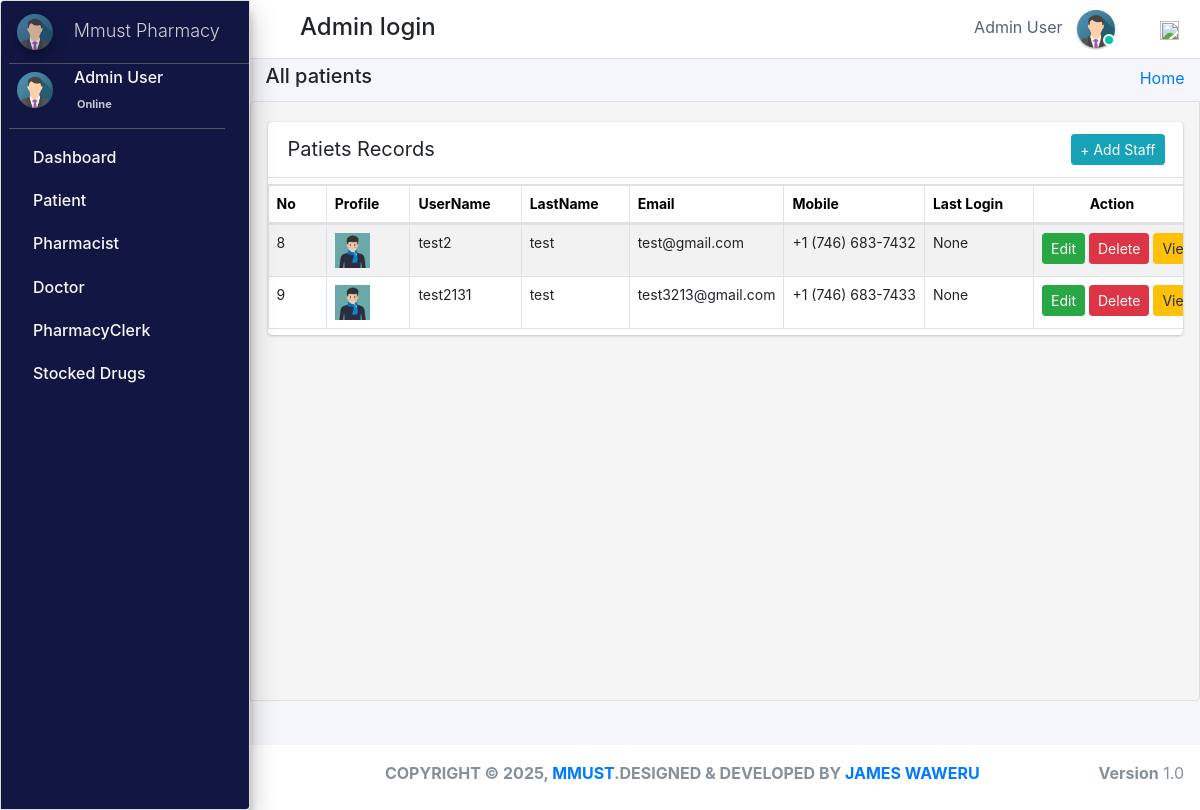
/admin_user/all_patients/ (signed in), run on the app's committed database.
### pharmacy/models.py (models this page shows, shortened)
class CustomUser(AbstractUser):
    user_type_data = ((1, "AdminHOD"), (2, "Pharmacist"), (3, "Doctor"), (4, "PharmacyClerk"),(5, "Patients"))
    user_type = models.CharField(default=1, choices=user_type_data, max_length=10)

class AdminHOD(models.Model):
    gender_category=(
        ('Male','Male'),
        ('Female','Female'),
    )
    admin = models.OneToOneField(CustomUser,null=True, on_delete = models.CASCADE)
    emp_no= models.CharField(max_length=100,null=True,blank=True)
    gender=models.CharField(max_length=100,null=True,choices=gender_category)
    mobile=models.CharField(max_length=10,null=True,blank=True)
    address=models.CharField(max_length=300,null=True,blank=True)
    profile_pic=models.ImageField(default="admin.png",null=True,blank=True)
    created_at = models.DateTimeField(auto_now_add=True)
    updated_at = models.DateTimeField(auto_now=True)
    date_employed=models.DateTimeField(auto_now_add=True, auto_now=False)
    objects = models.Manager()

class Patients(models.Model):
    gender_category=(
        ('Male','Male'),
        ('Female','Female'),
    )
    admin = models.OneToOneField(CustomUser,null=True, on_delete = models.CASCADE)
    reg_no=models.CharField(max_length=30,null=True,blank=True,unique=True)
    gender=models.CharField(max_length=7,null=True,blank=True,choices=gender_category)
    first_name=models.CharField(max_length=20,null=True,blank=True)
    last_name=models.CharField(max_length=20,null=True,blank=True)
    dob=models.DateTimeField(auto_now_add= False, auto_now=False,null=True,blank=True)
    phone_number=models.CharField(max_length=10,null=True,blank=True)
    profile_pic=models.ImageField(default="patient.jpg",null=True,blank=True)
    age= models.IntegerField(default='0', blank=True, null=True)
    address=models.CharField(max_length=300,null=True,blank=True)
    date_admitted=models.DateTimeField(auto_now_add=True, auto_now=False)
    last_updated = models.DateTimeField(auto_now_add=False, auto_now=True)

### pharmacy/HODViews.py (the view, shortened to what this page needs)
# urls.py: path('admin_user/all_patients/',HODViews.all_patients,name='all_patients'),
def all_patients(request):
    form=PatientSearchForm1(request.POST or None)
    patients=Patients.objects.all()
    context={
        "patients":patients,
        "form":form,
        "title":"Admitted Patients"
    }
    return render(request,'hod_templates/admited_patients.html',context)

### pharmacy/LoginCheckMiddleWare.py (called while the page is built)
    def process_view(self, request, view_func, view_args, view_kwargs):
        modulename = view_func.__module__
        user = request.user
        if user.is_authenticated:
            user_type = user.user_type
            allowed_modules = ["pharmacy.views", "django.views.static"]
            if user_type in self.USER_TYPE_VIEWS:
                allowed_modules.append(self.USER_TYPE_VIEWS[user_type][0])
                redirect_view = self.USER_TYPE_VIEWS[user_type][1] if len(self.USER_TYPE_VIEWS[user_type]) > 1 else None
                if modulename not in allowed_modules and redirect_view:
                    return redirect(redirect_view)
            else:
                return redirect("login")
        elif request.path != reverse("login"):
            return redirect("login")
        return None

### pharmacy/templates/hod_templates/admited_patients.html (shortened to what this page needs)
{% extends 'hod_templates/base_template.html'%}
{% load static %}
{% block page_title %}
<h5>All patients</h5>
{% endblock page_title %}
{% block main_content %}
<section class="content">
    <div class="row">
        <div class="col-md-12 px-3">
            <div class="card card-primar sc">
                <div class="card-header">
                    <span>Patiets Records</span>
                   <div class="card-tools d-flex">
                <a class="btn btn-sm btn-info mr-2" href="{% url 'patient_form' %}" role="button">+ Add Staff</a>
            </div>
                </div>
                <table  class="table table-bordered table-hover dataTable" id="plist">
                    <thead>
                            <tr>
                                    <th>No</th>
                                    <th>Profile</th>
                                    <th>UserName</th>
                                    <th>LastName</th>
                                    <th>Email</th>
                                    <th>Mobile</th>
                                     <th>Last Login</th>
                                     <th class="text-center">Action</th>
                            </tr>
                    </thead>
                    <tbody>
                            {% for patient in patients %}
                            <tr class="hov"> <td>{{patient.admin.id}}</td>
                                <td> <img src="{{patient.profile_pic.url}}" class="" width="35" height="35" alt=""></td>
                                <td>{{patient.admin}}</td>
                                <td>{{patient.admin.last_name}}</td>
                                <td>{{patient.admin.email}}</td>
                                <td>{{patient.phone_number}}</td>
                                <td>{{patient.admin.last_login}}</td>
                                <td><a href="{% url 'edit_patient' patient.admin.id %}" class="btn btn-sm btn-success">Edit</a>
                                    <a href="{% url 'delete_patient' patient.id %}" class="btn btn-sm btn-danger">Delete</a></<a>
                                    <a href="{% url 'patient_record' patient.id %}" class="btn btn-sm btn-warning">View</a></td>
                            </tr>
                            {% endfor %}
                    </tbody>
                </table>
            </div>
        </div>
    </div>
</section>
{% endblock %}

### pharmacy/templates/hod_templates/base_template.html (shortened to what this page needs)
{% extends 'base_file.html' %} {% block htm %}
<body class="hold-transition sidebar-mini layout-fixed">
    <div class="wrapper">
        <nav class="main-header navbar navbar-expand navbar-white navbar-light">
            <ul class="navbar-nav">
                <li class="nav-item">
                    <a class="nav-link" data-widget="pushmenu" href="#" role="button"></a>
                </li>
            </ul>
            <h4 style="margin-left: 10px; margin-top: 5px;">Admin login </h4>
            <ul class="navbar-nav ml-auto">
                <li class="mx-3">
                    <a href="#" class="sm-submenu-with-image a">
                        <span>{{user.first_name}}  {{user.last_name}}</span>
                        <img src="{{request.user.adminhod.profile_pic.url}}" class="img-circle elevation-1" width="38" height="38" alt="">
                        <span class="avatar-status avatar-sm-status avatar-status-success"></span>
                    </a>
                </li>
                <li class="nav-item dropdown ml-3 low">
                    <a href="#" class="btn btn-outlined btn-black text-muted bg-transparent " data-toggle="dropdown" aria-expanded="false" data-wow-delay="0.7s"><img src="https://img.icons8.com/ios/50/000000/settings.png" width="19" height="19">
                    </a>
                </li>
            </ul>
        </nav>
        {% include 'hod_templates/sidebar.html'%}
        <div class="content-wrapper">
            <div class="content-header">
                <div class="container-fluid">
                    <div class="row ">
                        <div class="col-sm-6">
                            <h1 class="m-0 text-dark">
                                {% block page_title %} {% endblock page_title %}
                            </h1>
                        </div>
                        <div class="col-sm-6 ">
                            <ol class="breadcrumb float-sm-right">
                                <li class="breadcrumb-item"><a href="">Home</a></li>
                            </ol>
                        </div>
                    </div>
                </div>
            </div>
            {% block main_content %} {% endblock main_content %}
        </div>
        {% include 'hod_templates/footer.html'%}
    </div>
    {% endblock htm %}

### pharmacy/templates/hod_templates/sidebar.html (shortened to what this page needs)
<aside class="main-sidebar sidebar-dark-primary elevation-4">
    <a href="" class="brand-link ml-2">
        <img src="{{request.user.adminhod.profile_pic.url}}" alt="" width="36" height="36" class=" img-circle elevation-3" style="opacity: .8">
        <span class="brand-text font-weight-light mt-1 ml-3 mmust">Mmust Pharmacy</span>
    </a>
    <div class="sidebar">
        <div class="user-panel mr-3">
            <div class="pull-left image sm-submenu-with-image a ml-2 ">
                <img src="{{request.user.adminhod.profile_pic.url}}" class="img-circle mt-2" width="36" height="36" alt="User Image">
            </div>
            <div class="pull-left info">
                <p>{{user.first_name}} {{user.last_name}}</p>
                <a href="#"> Online</a>
            </div>
        </div>
        <nav class="mt-2">
            <ul class="nav nav-pills nav-sidebar flex-column" data-widget="treeview" role="menu" data-accordion="false">
                <li class="nav-item">
                    <a href="{% url  'admin_dashboard' %}" class="nav-link">
                        <p>
                            Dashboard
                        </p>
                    </a>
                </li>
                <li class="nav-item">
                    <a href="#" class="nav-link">
                        <p>
                            Patient
                        </p>
                    </a>
                </li>
                <li class="nav-item">
                    <a href="#" class="nav-link">
                        <p>
                            Pharmacist
                        </p>
                    </a>
                </li>
                <li class="nav-item">
                    <a href="#" class="nav-link">
                        <p>
                            Doctor
                        </p>
                    </a>
                </li>
                <li class="nav-item">
                    <a href="#" class="nav-link">
                        <p>
                            PharmacyClerk
                        </p>
                    </a>
                </li>
                <li class="nav-item">
                    <a href="#" class="nav-link">
                        <p>
                            Stocked Drugs
                        </p>
                    </a>
                </li>
            </ul>
        </nav>
    </div>
</aside>

### static/css/main.css (style rules this page uses)
html { font-family: sans-serif; line-height: 1.15; -webkit-text-size-adjust: 100%; -webkit-tap-highlight-color: transparent; }
body { overflow-y: hidden; overflow-x: hidden; font-family: -apple-system, BlinkMacSystemFont, "Segoe UI", Roboto, "Helvetica Neue", Arial, "Noto Sans", sans-serif, "Apple Color Emoji", "Segoe UI Emoji", "Segoe UI Symbol", "Noto Color Emoji" !important; }
th { color: rgb(0, 0, 0); font-size: 14px !important; }
.content { background-color: #f5f5f5; border: 1px solid #dddddd; border-radius: 4px 0px 4px 0px; left: -1px; padding: 10px 7px 5px; }
.main-sidebar { background: #ffffff; border: 1px solid #dddddd; border-radius: 4px 0px 4px 0px; font-weight: bold; }
.content { height: 75vh; overflow-y: scroll; overflow-x: hidden; }
.sc { white-space: nowrap; display: block; overflow-x: hidden !important; }
.content .row { margin-top: 20px !important; }
.main-sidebar { background-color: #121642 !important; color: white !important; }
.main-sidebar p { color: #f8f8f8 !important; font-weight: 500 !important }
td { font-size: 14px !important; }
.hov { transition: transform .5s; }
.avatar-status { position: absolute; bottom: 12px; right: 75.4px; display: -ms-inline-flexbox; display: inline-flex; -ms-flex-negative: 0; flex-shrink: 0; -ms-flex-pack: center; justify-content: center; -ms-flex-align: center; align-items: center; white-space: nowrap; text-align: center; vertical-align: baseline; font-weight: 600; border: .125rem solid #fff; width: 12px; height: 12px; line-height: 1; font-size: .71094rem; border-radius: 50%; }
.avatar-status-success { color: #fff; background-color: #00c9a7; }
.card-header span { font-size: 20px !important; }
.table>tbody>tr>td, .table>tbody>tr>th, .table>tfoot>tr>td, .table>tfoot>tr>th, .table>thead>tr>td, .table>thead>tr>th { padding: 8px; line-height: 1.42857143; vertical-align: top; }
.pull-left { float: left; }
.pull-left { float: left!important; }
.user-panel>.info { padding: 5px 5px 5px 15px; line-height: 1; position: absolute; left: 55px; }
.user-panel>.info>p { font-weight: 600; margin-bottom: 9px; }
p { margin: 0 0 10px; }
.user-panel { padding-bottom: 20px; }
.user-panel:after { clear: both; }
.user-panel:before, .user-panel:after { content: " "; display: table; }
.user-panel>.info>a { text-decoration: none; padding-right: 5px; margin-top: 3px; font-size: 11px; overflow: hidden; white-space: nowrap; }
.mmust { overflow: hidden; white-space: nowrap; font-size: 18px; }
.table { background: white !important; }
.container-fluid { width: 100%; padding-right: 15px; padding-left: 15px; margin-right: auto; margin-left: auto; }
.row { display: flex; flex-wrap: wrap; margin-right: -15px; margin-left: -15px; }
.d-flex { display: flex !important; z-index: 44; }
.d-flex { display: flex !important; }
.table tbody tr:nth-of-type(odd) { background-color: rgba(0, 0, 0, .05) !important; }
.table tbody tr:nth-of-type(odd) { background-color: rgba(197, 197, 197, 0.05) !important; }
.img-circle { border-radius: 50%; }
.content-wrapper .content-header { padding: 5px 0.5rem !important; }

### static/css/profile.css (style rules this page uses)
li { list-style-type: none ! }
.navbar-nav span { color: #525f7f !important; margin-right: 10px !important; }
body { font-family: 'Rubik', sans-serif; height: 100% !important; }
.table tbody tr:nth-of-type(odd) { background-color: rgba(0, 0, 0, .05) !important; }

### data on the page
CustomUser: first_name "Admin", last_name "User", user.adminhod.profile_pic (picture)
Patients: admin.id "8", profile_pic (picture), admin "test2", admin.last_name "test", admin.email "test@gmail.com", phone_number "+1 (746) 683-7432", admin.last_login "None"
Patients: admin.id "9", profile_pic (picture), admin "test2131", admin.last_name "test", admin.email "test3213@gmail.com", phone_number "+1 (746) 683-7433", admin.last_login "None"
